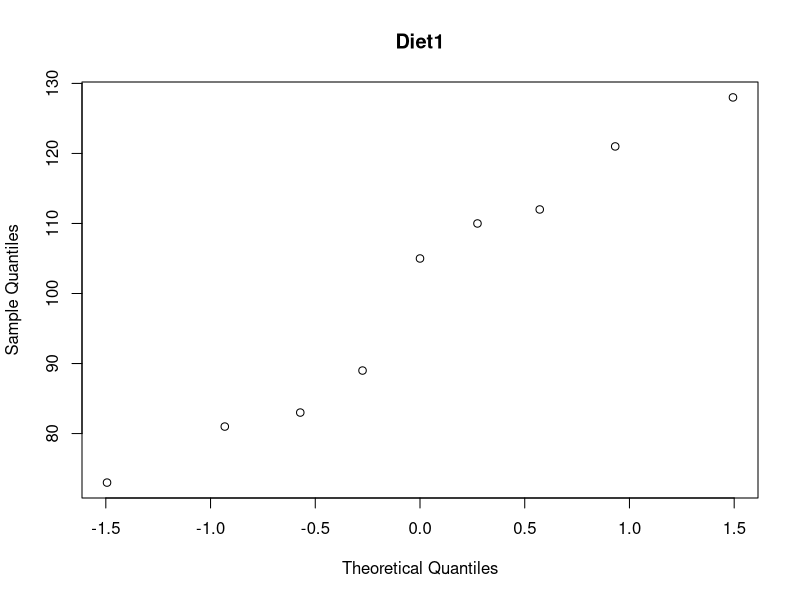
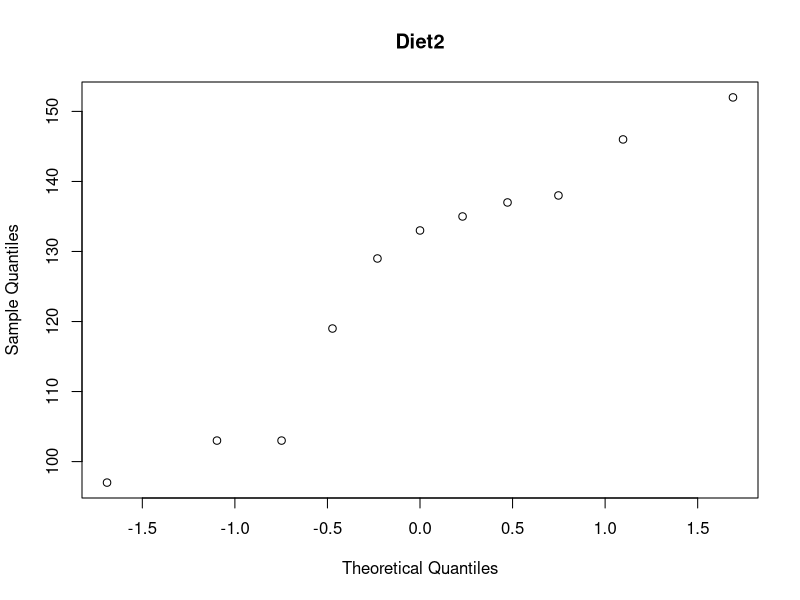

Here is the R script that generated these plots, in order: (Note: this script raises an error after producing the figures.)
dietdat = read.table("diet.dat", header = TRUE)
head(dietdat)

wilcox.test(gain ~ diet, data = dietdat, exact = FALSE)

#lower test
wilcox.test(gain ~ diet, alternative = "less",
            data = dietdat, exact = FALSE)

#higher test
wilcox.test(gain ~ diet, alternative = "greater",
            data = dietdat, exact = FALSE)

means = aggregate(gain ~ diet, mean, data = dietdat)
means

diet1 = with(dietdat, gain[diet == "Diet1"])
diet2 = with(dietdat, gain[diet == "Diet2"])
qqnorm(diet1, main = "Diet1"); qqnorm(diet2, main = "Diet2")


t.test(gain ~ diet, data = dietdat, var.equal=TRUE)

pvcmed = with(pvcdat, tapply(PVC, Drug, median))
pvcmed

boxplot(PVC ~ Drug, data = pvcdat)

kruskal.test(PVC ~ Drug, data = pvcdat)

